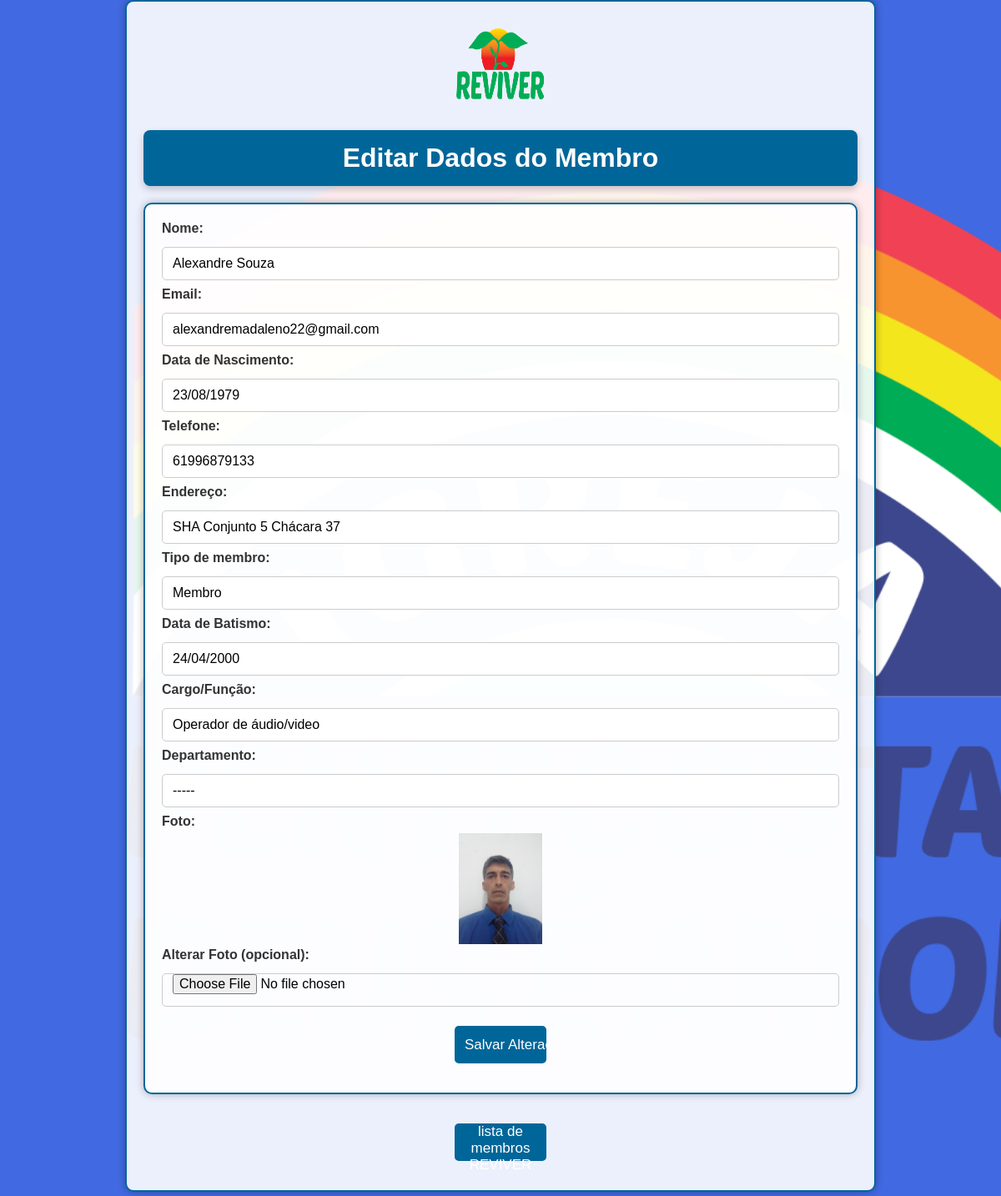
Page /editar_membro_reviver.php?id=15 (signed in) on the committed database.
### tables this page shows
CREATE TABLE `membros` (
  `id` int(11) NOT NULL,
  `nome` varchar(255) DEFAULT NULL,
  `email` varchar(255) DEFAULT NULL,
  `foto_path` varchar(255) NOT NULL,
  `tel` varchar(20) NOT NULL,
  `ender` varchar(255) NOT NULL,
  `nascimento` varchar(255) DEFAULT NULL,
  `tipo_membro` varchar(255) NOT NULL,
  `batismo` varchar(255) NOT NULL,
  `cargo` varchar(255) NOT NULL,
  `setor` varchar(255) NOT NULL
);

### editar_membro_reviver.php (the view, shortened to what this page needs)
<!DOCTYPE html>
<html>
<head>
    <link rel="stylesheet" href="style.css">
</head>
<body>
    <div class="form">
        <img src="./img/logo_reviver.png" width="110" height="110">
        <h1>Editar Dados do Membro</h1>
        <?php
        $servername = "localhost";
        $username = "root";
        $password = "";
        $dbname = "cadastro_de_membros";
        $conn = new mysqli($servername, $username, $password, $dbname);
        if (isset($_GET['id']) && !empty($_GET['id'])) {
            $id_para_editar = $_GET['id'];
            $sql = "SELECT id, nome, nascimento, email, tel, ender, tipo_membro, batismo, cargo, setor, foto_path FROM membros WHERE id = ?";
            $stmt = $conn->prepare($sql);
            $stmt->bind_param("i", $id_para_editar);
            $stmt->execute();
            $result = $stmt->get_result();
            if ($result->num_rows == 1) {
                $membro = $result->fetch_assoc();
        ?>
                <div class="form">
                    <form action="atualizar_membro_expansao.php" method="post" enctype="multipart/form-data">
                        <label for="nome">Nome:</label>
                        <input type="text" name="nome" id="nome" value="<?php echo htmlspecialchars($membro['nome']); ?>" required><br><br>
                        <label for="email">Email:</label>
                        <input type="email" name="email" id="email" value="<?php echo htmlspecialchars($membro['email']); ?>" required><br><br>
                        <label for="nascimento">Data de Nascimento:</label>
                        <input type="nascimento" name="nascimento" id="nascimento" value="<?php echo htmlspecialchars($membro['nascimento']); ?>" required><br><br>
                        <label for="tel">Telefone:</label>
                        <input type="text" name="tel" id="tel" value="<?php echo htmlspecialchars($membro['tel']); ?>"><br><br>
                        <label for="ender">Endereço:</label>
                        <input type="text" name="ender" id="ender" value="<?php echo htmlspecialchars($membro['ender']); ?>"><br><br>
                        <label for="tipo_membro">Tipo de membro:</label>
                        <input type="text" name="tipo_membro" id="tipo_membro" value="<?php echo htmlspecialchars($membro['tipo_membro']); ?>"><br><br>
                        <label for="batismo">Data de Batismo:</label>
                        <input type="text" name="batismo" id="batismo" value="<?php echo htmlspecialchars($membro['batismo']); ?>"><br><br>
                        <label for="cargo">Cargo/Função:</label>
                        <input type="text" name="cargo" id="cargo" value="<?php echo htmlspecialchars($membro['cargo']); ?>"><br><br>
                        <label for="setor">Departamento:</label>
                        <input type="text" name="setor" id="setor" value="<?php echo htmlspecialchars($membro['setor']); ?>"><br><br>
                        <label for="foto">Foto:</label>
                        <img src="<?php echo $membro['foto_path']; ?>" alt="<?php echo htmlspecialchars($membro['nome']); ?>" width="100"><br>
                        <label for="nova_foto">Alterar Foto (opcional):</label>
                        <input type="file" name="nova_foto" id="nova_foto" accept="image/*"><br><br>
                        <input type="submit" value="Salvar Alterações">
                    </form>
                </div>
        <?php
            } else {
                echo "Membro não encontrado.";
            }
        } else {
            echo "ID do membro não fornecido.";
        }
        ?>
        <button onclick="window.location.href='./lista_reviver.php'">lista de membros REVIVER</button>
</body>
</html>

### style.css (style rules this page uses)
* { margin: 0; padding: 0; box-sizing: border-box; font-family: sans-serif; }
body { background-color: royalblue; background-image: url("../img/logo.png"); background-repeat: no-repeat; background-attachment: fixed; background-size: cover; width: 100%; min-height: 100vh; display: flex; align-items: center; flex-direction: column; }
.form { background: rgba(255, 255, 255, 0.9); width: 100%; max-width: 900px; padding: 20px; text-align: center; border: 2px solid #069; border-radius: 10px; box-shadow: 0 0 10px rgba(0, 0, 0, 0.3); margin-bottom: 20px; }
h1 { background: #069; color: #fff; padding: 15px; margin-bottom: 20px; border-radius: 8px; box-shadow: 0 4px 8px rgba(0, 0, 0, 0.2); width: 100%; max-width: 900px; text-align: center; margin-top: 20px; }
input, select { border-radius: 5px; height: 40px; border: 1px solid #ccc; margin: 8px 0; padding: 0 12px; width: 100%; box-sizing: border-box; font-size: 16px; }
input[type="submit"], input[type="button"], button { cursor: pointer; border-radius: 5px; border: none; width: 110px; height: 45px; margin: 15px 5px; background: #069; color: #fff; font-size: 17px; transition: background 0.3s ease; }
label { display: block; text-align: left; margin-bottom: 5px; color: #333; font-weight: bold; }

### rows in the picture
membros: nome "Alexandre Souza", email "alexandremadaleno22@gmail.com", nascimento "23/08/1979", tel "61996879133", ender "SHA Conjunto 5 Chácara 37", tipo_membro "Membro", batismo "24/04/2000", cargo "Operador de áudio/video", setor "-----", foto_path (picture)
